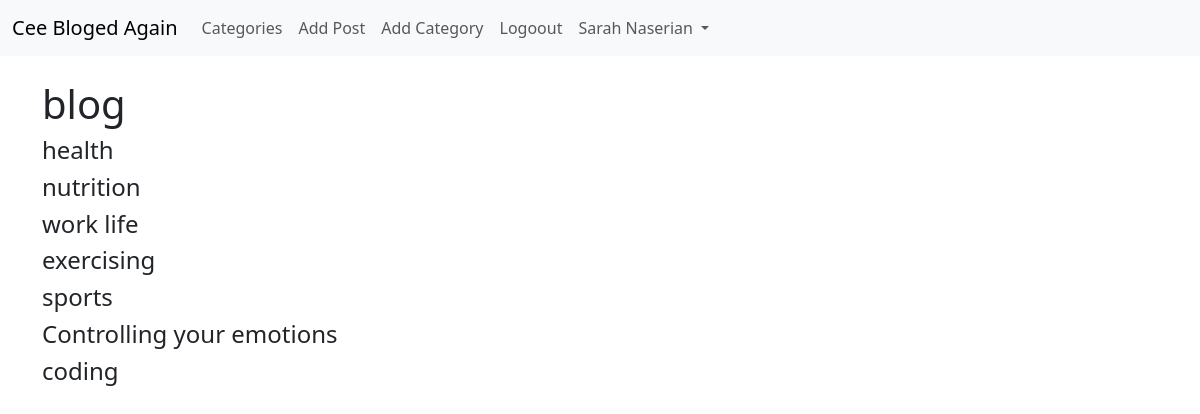
The page /category_list (signed in) on the database its author committed.
### blog_cee/models.py (models this page shows, shortened)
class Category(models.Model):
    name = models.CharField(max_length=255)
    def __str__(self):
        return self.name

### blog_cee/views.py (the view)
# urls.py: path('category_list', CategoryListView, name='category_list'),
def CategoryListView(request):
    cat_menu_list = Category.objects.all()
    return render(request,'category_list.html',{'cat_menu_list':cat_menu_list})

### blog_cee/templates/category_list.html (shortened to what this page needs)
{% extends 'base_new.html' %}
{% block content %}
    <h1>blog </h1>
    {% for item in cat_menu_list %}
    <h4><a class="dropdown-item" href="{% url 'category' item|slugify %}">{{item}}</a></h4>
    {% endfor %}
{% endblock %}

### blog_cee/templates/base_new.html (shortened to what this page needs)
{% load static %}
<!doctype html>
<html lang="en">
  <head>
    <link href="https://cdn.jsdelivr.net/npm/bootstrap@5.3.0/dist/css/bootstrap.min.css" rel="stylesheet">
  </head>
  <body>
    <nav class="navbar navbar-expand-lg bg-body-tertiary">
        <div class="container-fluid">
          <a class="navbar-brand" href="{% url 'home' %}">Cee Bloged Again</a>
          <div class="collapse navbar-collapse" id="navbarSupportedContent">
            <ul class="navbar-nav me-auto mb-2 mb-lg-0">
              {% if cat_menu %}
              <li class="nav-item dropdown">
                <a class="nav-link dropdown-toggle" href="#" role="button" data-bs-toggle="dropdown" aria-expanded="false">
                 Categories
                </a>
                <ul class="dropdown-menu">
                  {% for item in cat_menu %}
                  <li><a class="dropdown-item" href="{% url 'category' item|slugify %}">{{item}}</a></li>
                  {% endfor %}
                </ul>
              </li>
              {% else %}
                <li class="nav-item">
                  <a class="nav-link" href="{% url 'category_list' %}">Categories</a>
                </li>
              {% endif %}
              {% if user.is_authenticated %}
                <li class="nav-item">
                  <a class="nav-link" href="{% url 'add_post' %}">Add Post</a>
                </li>
                <li class="nav-item">
                  <a class="nav-link" href="{% url 'add_category' %}">Add Category</a>
                </li>
                <li class="nav-item">
                  <a class="nav-link" href="{% url 'logout' %}">Logoout</a>
                </li>
                {% if user.is_authenticated %}
                  <li class="nav-item dropdown">
                    <a class="nav-link dropdown-toggle" href="#" role="button" data-bs-toggle="dropdown" aria-expanded="false">
                      {{user.first_name}} {{user.last_name}}
                    </a>
                  </li>
                {% endif%}
              {% endif %}
            </ul>
          </div>
        </div>
      </nav>
    <br/>
    <div class="container">
    {% block content %}
    {% endblock %}
    </div>
  </body>
</html>

### rows shown on the page
Category: name "health"
Category: name "nutrition"
Category: name "work life"
Category: name "exercising"
Category: name "sports"
Category: name "Controlling your emotions"
Category: name "coding"

### other values the page prints
{{ user.first_name }} "Sarah"
{{ user.last_name }} "Naserian"
